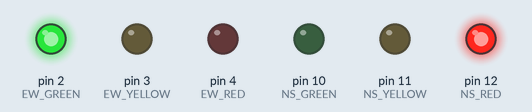
This sketch was run on a simulated Arduino Mega 2560, built with avr-gcc and run on an emulated ATmega2560. On the bench: output pins drawn as LEDs (lit = HIGH).

Above: at 2.5 s.
At 6.0 s:
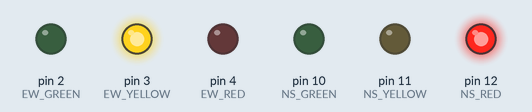
At 7.5 s:
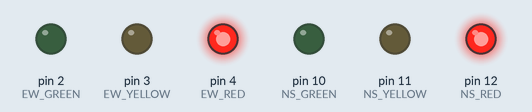
At 10.0 s:
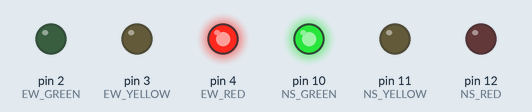
At 13.0 s:
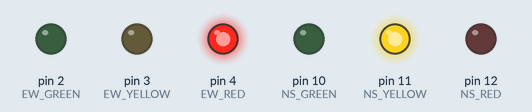
Timing chart, 0 to 19.5 s (numbered marks = the images above):
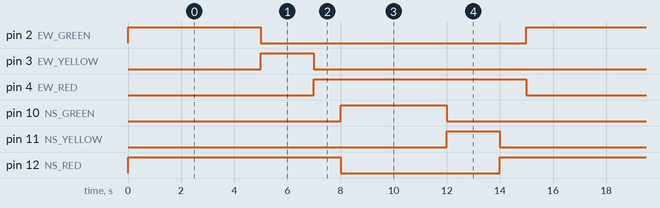

Measured:
- by itself, pin 2 (EW_GREEN): alternates HIGH for 5.0 s and LOW for 10.0 s
- by itself, pin 3 (EW_YELLOW), pin 11 (NS_YELLOW): alternates HIGH for 2.0 s and LOW for 13.0 s
- by itself, pin 4 (EW_RED): alternates HIGH for 8.0 s and LOW for 7.0 s
- by itself, pin 10 (NS_GREEN): alternates HIGH for 4.0 s and LOW for 11.0 s
- by itself, pin 12 (NS_RED): alternates HIGH for 9.0 s and LOW for 6.0 s

The sketch:

traffic.ino
```cpp
/*
 * Program:  traffic.ino
 * Purpose:  demonstrate timings on arduino with a traffic light controller
 */

/* output pins for East-West lights */
#define EW_GREEN  2
#define EW_YELLOW 3
#define EW_RED    4

/* output pins for North-South lights */
#define NS_GREEN  10
#define NS_YELLOW 11
#define NS_RED    12

/* values of the lights */
#define OFF 0
#define ON  1

/* value for delay function */
#define ONE_SECOND 1000

/* function prototypes */
void setLightsEastWest(int green, int yellow, int red);
void setLightsNorthSouth(int green, int yellow, int red);

/* initialization */
void setup(void)
{
	pinMode(EW_GREEN, OUTPUT);
	pinMode(EW_YELLOW, OUTPUT);
	pinMode(EW_RED, OUTPUT);

	pinMode(NS_GREEN, OUTPUT);
	pinMode(NS_YELLOW, OUTPUT);
	pinMode(NS_RED, OUTPUT);
}

/* control loop */
void loop(void)
{
	/* EW Green, NS Red for 5 seconds */
	setLightsEastWest(ON, OFF, OFF);
	setLightsNorthSouth(OFF, OFF, ON);
	delay(5 * ONE_SECOND);

	/* EW Yellow for 2 seconds */
	setLightsEastWest(OFF, ON, OFF);
	setLightsNorthSouth(OFF, OFF, ON);
	delay(2 * ONE_SECOND);

	/* Red for one second */
	setLightsEastWest(OFF, OFF, ON);
	setLightsNorthSouth(OFF, OFF, ON);
	delay(ONE_SECOND);

	/* EW Red, NS Green for 4 seconds */
	setLightsEastWest(OFF, OFF, ON);
	setLightsNorthSouth(ON, OFF, OFF);
	delay(4 * ONE_SECOND);

	/* NS Yellow for 2 seconds */
	setLightsEastWest(OFF, OFF, ON);
	setLightsNorthSouth(OFF, ON, OFF);
	delay(2 * ONE_SECOND);

	/* Red for one second */
	setLightsEastWest(OFF, OFF, ON);
	setLightsNorthSouth(OFF, OFF, ON);
	delay(ONE_SECOND);
}

/*
 * Set the values of the lights in the East-West direction.
 * The input parameters indicate the value to the written to
 * the corresponding light.
 */
void setLightsEastWest(int green, int yellow, int red)
{
	digitalWrite(EW_GREEN, green);
	digitalWrite(EW_YELLOW, yellow);
	digitalWrite(EW_RED, red);
}

/*
 * Set the values of the lights in the North-South direction.
 * The input parameters indicate the value to the written to the
 * corresponding light.
 */
void setLightsNorthSouth(int green, int yellow, int red)
{
	digitalWrite(NS_GREEN, green);
	digitalWrite(NS_YELLOW, yellow);
	digitalWrite(NS_RED, red);
}
```

DisplayWrite.c
```cpp
/**
 * Implementation details for displayWrite(...) function
 *
 * Sequentially sets and displays content on a set of eight 7-segment displays,
 * multiplexing with fast period such that content looks static due to
 * persistence of vision.
 *
 * Timing is controlled through Timer1 and its associated ISR
 *
 * Content is shifted out through a pair of 74HC595 shift registers
 * See schematic layout for wiring details
 *
 */
#include "DisplayWrite.h"
#include <Arduino.h>
#include <stdint.h>

/*
 * Faster digital write using AVR commands
 *
 * Optimized digital functions for AVR microcontrollers
 * by Watterott electronic (www.watterott.com)
 * based on http://code.google.com/p/digitalwritefast
 */

#ifndef __digitalWriteFast_h_
#define __digitalWriteFast_h_ 1

/* general macros/defines */
#ifndef BIT_READ
# define BIT_READ(value, bit)            ((value) &   (1UL << (bit)))
#endif
#ifndef BIT_SET
# define BIT_SET(value, bit)             ((value) |=  (1UL << (bit)))
#endif
#ifndef BIT_CLEAR
# define BIT_CLEAR(value, bit)           ((value) &= ~(1UL << (bit)))
#endif
#ifndef BIT_WRITE
# define BIT_WRITE(value, bit, bitvalue) (bitvalue ? BIT_SET(value, bit) : BIT_CLEAR(value, bit))
#endif

#ifndef SWAP
#define SWAP(x,y) do{ (x)=(x)^(y); (y)=(x)^(y); (x)=(x)^(y); }while(0)
#endif

#ifndef DEC
# define DEC (10)
#endif
#ifndef HEX
# define HEX (16)
#endif
#ifndef OCT
# define OCT (8)
#endif
#ifndef BIN
# define BIN (2)
#endif


/* workarounds for ARM microcontrollers */
#if (!defined(__AVR__) || defined(ARDUINO_ARCH_SAM))
#ifndef PROGMEM
# define PROGMEM
#endif
#ifndef PGM_P
# define PGM_P const char *
#endif
#ifndef PSTR
# define PSTR(str) (str)
#endif

#ifndef memcpy_P
# define memcpy_P(dest, src, num) memcpy((dest), (src), (num))
#endif
#ifndef strcpy_P
# define strcpy_P(dst, src)       strcpy((dst), (src))
#endif
#ifndef strcat_P
# define strcat_P(dst, src)       strcat((dst), (src))
#endif
#ifndef strcmp_P
# define strcmp_P(a, b)           strcmp((a), (b))
#endif
#ifndef strcasecmp_P
# define strcasecmp_P(a, b)       strcasecmp((a), (b))
#endif
#ifndef strncmp_P
# define strncmp_P(a, b, n)       strncmp((a), (b), (n))
#endif
#ifndef strncasecmp_P
# define strncasecmp_P(a, b, n)   strncasecmp((a), (b), (n))
#endif
#ifndef strstr_P
# define strstr_P(a, b)           strstr((a), (b))
#endif
#ifndef strlen_P
# define strlen_P(a)              strlen((a))
#endif
#ifndef sprintf_P
# define sprintf_P(s, f, ...)     sprintf((s), (f), __VA_ARGS__)
#endif

#ifndef pgm_read_byte
# define pgm_read_byte(addr)      (*(const unsigned char *)(addr))
#endif
#ifndef pgm_read_word
# define pgm_read_word(addr)      (*(const unsigned short *)(addr))
#endif
#ifndef pgm_read_dword
# define pgm_read_dword(addr)     (*(const unsigned long *)(addr))
#endif

#endif


/* digital functions */
/*#ifndef digitalPinToPortReg */
#define SPI_SW_SS_PIN   (10) /* SS on Uno (for software SPI)   */
#define SPI_SW_MOSI_PIN (11) /* MOSI on Uno (for software SPI) */
#define SPI_SW_MISO_PIN (12) /* MISO on Uno (for software SPI) */
#define SPI_SW_SCK_PIN  (13) /* SCK on Uno (for software SPI) */


/* --- Arduino Due --- */
#if (defined(ARDUINO_SAM_DUE) || defined(__SAM3X8E__))

#define UART_RX_PIN     (0)
#define UART_TX_PIN     (1)

#define I2C_SDA_PIN     (20)
#define I2C_SCL_PIN     (21)

#define SPI_HW_SS_PIN   (78) /* SS0:77, SS1:87, SS2:86, SS3:78 */
#define SPI_HW_MOSI_PIN (75) /* 75 */
#define SPI_HW_MISO_PIN (74) /* 74 */
#define SPI_HW_SCK_PIN  (76) /* 76 */


/* --- Arduino Zero --- */
#elif (defined(ARDUINO_SAM_ZERO) || defined(__SAMD21G18A__))

#define UART_RX_PIN     (0)
#define UART_TX_PIN     (1)

#define I2C_SDA_PIN     (16)
#define I2C_SCL_PIN     (17)

#define SPI_HW_SS_PIN   (14) /* 14 */
#define SPI_HW_MOSI_PIN (21) /* 21 */
#define SPI_HW_MISO_PIN (18) /* 18 */
#define SPI_HW_SCK_PIN  (20) /* 20 */


/*  --- Arduino Mega --- */
#elif (defined(ARDUINO_AVR_MEGA) || \
       defined(ARDUINO_AVR_MEGA1280) || \
       defined(ARDUINO_AVR_MEGA2560) || \
       defined(__AVR_ATmega1280__) || \
       defined(__AVR_ATmega1281__) || \
       defined(__AVR_ATmega2560__) || \
       defined(__AVR_ATmega2561__))

#define UART_RX_PIN     (0) /* PE0 */
#define UART_TX_PIN     (1) /* PE1 */

#define I2C_SDA_PIN     (20)
#define I2C_SCL_PIN     (21)

#define SPI_HW_SS_PIN   (53) /* PB0 */
#define SPI_HW_MOSI_PIN (51) /* PB2 */
#define SPI_HW_MISO_PIN (50) /* PB3 */
#define SPI_HW_SCK_PIN  (52) /* PB1 */

#define __digitalPinToPortReg(P) \
(((P) >= 22 && (P) <= 29) ? &PORTA : \
((((P) >= 10 && (P) <= 13) || ((P) >= 50 && (P) <= 53)) ? &PORTB : \
(((P) >= 30 && (P) <= 37) ? &PORTC : \
((((P) >= 18 && (P) <= 21) || (P) == 38) ? &PORTD : \
((((P) >= 0 && (P) <= 3) || (P) == 5) ? &PORTE : \
(((P) >= 54 && (P) <= 61) ? &PORTF : \
((((P) >= 39 && (P) <= 41) || (P) == 4) ? &PORTG : \
((((P) >= 6 && (P) <= 9) || (P) == 16 || (P) == 17) ? &PORTH : \
(((P) == 14 || (P) == 15) ? &PORTJ : \
(((P) >= 62 && (P) <= 69) ? &PORTK : &PORTL))))))))))

#define __digitalPinToDDRReg(P) \
(((P) >= 22 && (P) <= 29) ? &DDRA : \
((((P) >= 10 && (P) <= 13) || ((P) >= 50 && (P) <= 53)) ? &DDRB : \
(((P) >= 30 && (P) <= 37) ? &DDRC : \
((((P) >= 18 && (P) <= 21) || (P) == 38) ? &DDRD : \
((((P) >= 0 && (P) <= 3) || (P) == 5) ? &DDRE : \
(((P) >= 54 && (P) <= 61) ? &DDRF : \
((((P) >= 39 && (P) <= 41) || (P) == 4) ? &DDRG : \
((((P) >= 6 && (P) <= 9) || (P) == 16 || (P) == 17) ? &DDRH : \
(((P) == 14 || (P) == 15) ? &DDRJ : \
(((P) >= 62 && (P) <= 69) ? &DDRK : &DDRL))))))))))

#define __digitalPinToPINReg(P) \
(((P) >= 22 && (P) <= 29) ? &PINA : \
((((P) >= 10 && (P) <= 13) || ((P) >= 50 && (P) <= 53)) ? &PINB : \
(((P) >= 30 && (P) <= 37) ? &PINC : \
((((P) >= 18 && (P) <= 21) || (P) == 38) ? &PIND : \
((((P) >= 0 && (P) <= 3) || (P) == 5) ? &PINE : \
(((P) >= 54 && (P) <= 61) ? &PINF : \
((((P) >= 39 && (P) <= 41) || (P) == 4) ? &PING : \
((((P) >= 6 && (P) <= 9) || (P) == 16 || (P) == 17) ? &PINH : \
(((P) == 14 || (P) == 15) ? &PINJ : \
(((P) >= 62 && (P) <= 69) ? &PINK : &PINL))))))))))

#define __digitalPinToBit(P) \
(((P) >=  7 && (P) <=  9) ? (P) - 3 : \
(((P) >= 10 && (P) <= 13) ? (P) - 6 : \
(((P) >= 22 && (P) <= 29) ? (P) - 22 : \
(((P) >= 30 && (P) <= 37) ? 37 - (P) : \
(((P) >= 39 && (P) <= 41) ? 41 - (P) : \
(((P) >= 42 && (P) <= 49) ? 49 - (P) : \
(((P) >= 50 && (P) <= 53) ? 53 - (P) : \
(((P) >= 54 && (P) <= 61) ? (P) - 54 : \
(((P) >= 62 && (P) <= 69) ? (P) - 62 : \
(((P) == 0 || (P) == 15 || (P) == 17 || (P) == 21) ? 0 : \
(((P) == 1 || (P) == 14 || (P) == 16 || (P) == 20) ? 1 : \
(((P) == 19) ? 2 : \
(((P) == 5 || (P) == 6 || (P) == 18) ? 3 : \
(((P) == 2) ? 4 : \
(((P) == 3 || (P) == 4) ? 5 : 7)))))))))))))))


/*  --- Arduino 644 --- */
#elif (defined(__AVR_ATmega644__) || \
       defined(__AVR_ATmega644P__))

#define UART_RX_PIN     (8) /* PD0 */
#define UART_TX_PIN     (9) /* PD1 */

#define I2C_SDA_PIN     (17) /* PC1 */
#define I2C_SCL_PIN     (16) /* PC0 */

#define SPI_HW_SS_PIN   (4) /* PB4 */
#define SPI_HW_MOSI_PIN (5) /* PB5 */
#define SPI_HW_MISO_PIN (6) /* PB6 */
#define SPI_HW_SCK_PIN  (7) /* PB7 */

#define __digitalPinToPortReg(P) \
(((P) >= 0 && (P) <= 7) ? &PORTB : (((P) >= 8 && (P) <= 15) ? &PORTD : (((P) >= 16 && (P) <= 23) ? &PORTC : &PORTA)))
#define __digitalPinToDDRReg(P) \
(((P) >= 0 && (P) <= 7) ? &DDRB : (((P) >= 8 && (P) <= 15) ? &DDRD : (((P) >= 8 && (P) <= 15) ? &DDRC : &DDRA)))
#define __digitalPinToPINReg(P) \
(((P) >= 0 && (P) <= 7) ? &PINB : (((P) >= 8 && (P) <= 15) ? &PIND : (((P) >= 8 && (P) <= 15) ? &PINC : &PINA)))
#define __digitalPinToBit(P) \
(((P) >= 0 && (P) <= 7) ? (P) : (((P) >= 8 && (P) <= 15) ? (P) - 8 : (((P) >= 16 && (P) <= 23) ? (P) - 16 : (P) - 24)))


/*  --- Arduino Leonardo --- */
#elif (defined(ARDUINO_AVR_LEONARDO) || \
       defined(__AVR_ATmega16U4__) || \
       defined(__AVR_ATmega32U4__))

#define UART_RX_PIN     (0) /* PD2 */
#define UART_TX_PIN     (1) /* PD3 */

#define I2C_SDA_PIN     (2) /* PD1 */
#define I2C_SCL_PIN     (3) /* PD0 */

#define SPI_HW_SS_PIN   (17) /* PB0 */
#define SPI_HW_MOSI_PIN (16) /* PB2 */
#define SPI_HW_MISO_PIN (14) /* PB3 */
#define SPI_HW_SCK_PIN  (15) /* PB1 */

#define __digitalPinToPortReg(P) \
((((P) >= 0 && (P) <= 4) || (P) == 6 || (P) == 12 || (P) == 24 || (P) == 25 || (P) == 29) ? &PORTD : (((P) == 5 || (P) == 13) ? &PORTC : (((P) >= 18 && (P) <= 23)) ? &PORTF : (((P) == 7) ? &PORTE : &PORTB)))
#define __digitalPinToDDRReg(P) \
((((P) >= 0 && (P) <= 4) || (P) == 6 || (P) == 12 || (P) == 24 || (P) == 25 || (P) == 29) ? &DDRD : (((P) == 5 || (P) == 13) ? &DDRC : (((P) >= 18 && (P) <= 23)) ? &DDRF : (((P) == 7) ? &DDRE : &DDRB)))
#define __digitalPinToPINReg(P) \
((((P) >= 0 && (P) <= 4) || (P) == 6 || (P) == 12 || (P) == 24 || (P) == 25 || (P) == 29) ? &PIND : (((P) == 5 || (P) == 13) ? &PINC : (((P) >= 18 && (P) <= 23)) ? &PINF : (((P) == 7) ? &PINE : &PINB)))
#define __digitalPinToBit(P) \
(((P) >= 8 && (P) <= 11) ? (P) - 4 : (((P) >= 18 && (P) <= 21) ? 25 - (P) : (((P) == 0) ? 2 : (((P) == 1) ? 3 : (((P) == 2) ? 1 : (((P) == 3) ? 0 : (((P) == 4) ? 4 : (((P) == 6) ? 7 : (((P) == 13) ? 7 : (((P) == 14) ? 3 : (((P) == 15) ? 1 : (((P) == 16) ? 2 : (((P) == 17) ? 0 : (((P) == 22) ? 1 : (((P) == 23) ? 0 : (((P) == 24) ? 4 : (((P) == 25) ? 7 : (((P) == 26) ? 4 : (((P) == 27) ? 5 : 6 )))))))))))))))))))


/*  --- Arduino Uno --- */
#elif (defined(ARDUINO_AVR_UNO) || \
       defined(ARDUINO_AVR_DUEMILANOVE) || \
       defined(__AVR_ATmega328__) || \
       defined(__AVR_ATmega328P__) || \
       defined(__AVR_ATmega328PB__))

#define UART_RX_PIN     (0) /* PD0 */
#define UART_TX_PIN     (1) /* PD1 */

#define I2C_SDA_PIN     (18) /* A4 */
#define I2C_SCL_PIN     (19) /* A5 */

#define SPI_HW_SS_PIN   (10) /* PB0 */
#define SPI_HW_MOSI_PIN (11) /* PB2 */
#define SPI_HW_MISO_PIN (12) /* PB3 */
#define SPI_HW_SCK_PIN  (13) /* PB1 */

#if defined(__AVR_ATmega328PB__)
#define __digitalPinToPortReg(P) \
(((P) >= 0 && (P) <= 7) ? &PORTD : (((P) >= 8 && (P) <= 13) ? &PORTB : (((P) >= 14 && (P) <= 19) ? &PORTC : &PORTE)))
#define __digitalPinToDDRReg(P) \
(((P) >= 0 && (P) <= 7) ? &DDRD : (((P) >= 8 && (P) <= 13) ? &DDRB : (((P) >= 14 && (P) <= 19) ? &DDRC : &DDRE)))
#define __digitalPinToPINReg(P) \
(((P) >= 0 && (P) <= 7) ? &PIND : (((P) >= 8 && (P) <= 13) ? &PINB : (((P) >= 14 && (P) <= 19) ? &PINC : &PINE)))
#define __digitalPinToBit(P) \
(((P) >= 0 && (P) <= 7) ? (P) : (((P) >= 8 && (P) <= 13) ? (P) - 8 : (((P) >= 14 && (P) <= 19) ? (P) - 14 : (((P) >= 20 && (P) <= 21) ? (P) - 18 : (P) - 22))))
#else
#define __digitalPinToPortReg(P) \
(((P) >= 0 && (P) <= 7) ? &PORTD : (((P) >= 8 && (P) <= 13) ? &PORTB : &PORTC))
#define __digitalPinToDDRReg(P) \
(((P) >= 0 && (P) <= 7) ? &DDRD : (((P) >= 8 && (P) <= 13) ? &DDRB : &DDRC))
#define __digitalPinToPINReg(P) \
(((P) >= 0 && (P) <= 7) ? &PIND : (((P) >= 8 && (P) <= 13) ? &PINB : &PINC))
#define __digitalPinToBit(P) \
(((P) >= 0 && (P) <= 7) ? (P) : (((P) >= 8 && (P) <= 13) ? (P) - 8 : (P) - 14))
#endif


/*  --- Other --- */
#else

#define I2C_SDA_PIN     SDA
#define I2C_SCL_PIN     SCL

#define SPI_HW_SS_PIN   SS
#define SPI_HW_MOSI_PIN MOSI
#define SPI_HW_MISO_PIN MISO
#define SPI_HW_SCK_PIN  SCK


#endif
/* #endif  //#ifndef digitalPinToPortReg */


#ifndef digitalWriteFast
#if (defined(__AVR__) || defined(ARDUINO_ARCH_AVR))
#define digitalWriteFast(P, V) \
if (__builtin_constant_p(P) && __builtin_constant_p(V)) { \
  BIT_WRITE(*__digitalPinToPortReg(P), __digitalPinToBit(P), (V)); \
} else { \
  digitalWrite((P), (V)); \
}
#else
#define digitalWriteFast digitalWrite
#endif
#endif


#ifndef pinModeFast
#if (defined(__AVR__) || defined(ARDUINO_ARCH_AVR))
#define pinModeFast(P, V) \
if (__builtin_constant_p(P) && __builtin_constant_p(V)) { \
  BIT_WRITE(*__digitalPinToDDRReg(P), __digitalPinToBit(P), (V)); \
} else { \
  pinMode((P), (V)); \
}
#else
#define pinModeFast pinMode
#endif
#endif


#ifndef digitalReadFast
#if (defined(__AVR__) || defined(ARDUINO_ARCH_AVR))
#define digitalReadFast(P) ( (int) __digitalReadFast((P)) )
#define __digitalReadFast(P ) \
  (__builtin_constant_p(P) ) ? ( \
  ( BIT_READ(*__digitalPinToPINReg(P), __digitalPinToBit(P))) ) : \
  digitalRead((P))
#else
#define digitalReadFast digitalRead
#endif
#endif

#endif /* __digitalWriteFast_h_ */

#ifndef ARDUINO_TIMER1_H
#define ARDUINO_TIMER1_H

/* set period and callback of timer1 */
void setup_timer1(long us, void(*isr)(void));

#endif /* ARDUINO_TIMER1_H */

static void noop(void) {}

/* timer interrupt handler */
static void (*__timer1__isr)(void) = &noop;

void setup_timer1(long us, void(*isr)(void)) {

  /*  initialize Timer1 */
  cli();          /*  disable global interrupts */
  TCCR1A = 0;     /*  set entire TCCR1A register to 0 */
  TCCR1B = 0;     /*  same for TCCR1B */

  /*  turn on CTC mode */
  TCCR1B |= (1 << WGM12);

  /*  1024 prescaler */
  TCCR1B |= (1 << CS10);
  TCCR1B |= (1 << CS12);

  /*  each tick is 0.064 ms on 16MHz processor */
  OCR1A =  (uint16_t)((us*(F_CPU/1000000)+512)/1024-1);
  TIMSK1 |= (1 << OCIE1A);  /*  enable timer compare interrupt */

  __timer1__isr = isr;

  sei();   /*  enable global interrupts */
}

ISR(TIMER1_COMPA_vect) /*  timer compare interrupt service routine */
{
  (*__timer1__isr)();
}

#define DEFAULT_DATA_PIN  2
#define DEFAULT_CLOCK_PIN 3
#define DEFAULT_LATCH_PIN 4
#define DEFAULT_PERIOD    2000
#define NUM_DISPLAYS      8
#define NUM_BITS          8
#define FALSE 0
#define TRUE  1


static uint8_t __initialized = FALSE;   /* display initialized */
static long __period = DEFAULT_PERIOD;  /* display period for persistence */

/* pin IDs */
static uint8_t __clock_pin = DEFAULT_CLOCK_PIN;
static uint8_t __data_pin = DEFAULT_DATA_PIN;
static uint8_t __latch_pin = DEFAULT_LATCH_PIN;

/* data content and current display position */
static uint8_t __data[NUM_DISPLAYS];
static uint8_t __data_pos;

/* faster shift out function */
static void shiftOutFast(uint8_t dataPin, uint8_t clockPin, uint8_t bitOrder, uint8_t val)
{
  uint8_t i;

  for (i = 0; i < NUM_BITS; i++)  {
    if (bitOrder == LSBFIRST) {
      digitalWriteFast(dataPin, !!(val & (1 << i)));
    } else {
      digitalWriteFast(dataPin, !!(val & (1 << (NUM_BITS - 1 - i))));
    }

    digitalWriteFast(clockPin, HIGH);
    digitalWriteFast(clockPin, LOW);
  }
}

/* display next LED */
static void __display_next(void) {

  /*  latch down */
  digitalWriteFast(__latch_pin, LOW);

  /*  shift out data */
  shiftOutFast(__data_pin, __clock_pin, LSBFIRST, ~__data[__data_pos]);

  /*  shift out display activation */
  uint8_t act = 1 << __data_pos;
  shiftOutFast(__data_pin, __clock_pin, LSBFIRST, act);

  /*  latch up */
  digitalWriteFast(__latch_pin, HIGH);

  /*  next slot */
  __data_pos = (__data_pos + 1) % NUM_DISPLAYS;
}

/**
 * initialize if not already initialized
 */
static void __maybe_init(void) {
  if (!__initialized) {
    setupDisplay(DEFAULT_CLOCK_PIN, DEFAULT_DATA_PIN, DEFAULT_LATCH_PIN);
  }
}

void setupDisplay(int dataPin, int latchPin, int clockPin) {
  __period = DEFAULT_PERIOD;
  __clock_pin = (uint8_t)clockPin;
  __data_pin = (uint8_t)dataPin;
  __latch_pin = (uint8_t)latchPin;

  setup_timer1(__period, &__display_next);

  pinMode(__clock_pin, OUTPUT);
  pinMode(__data_pin, OUTPUT);
  pinMode(__latch_pin, OUTPUT);

  __initialized = TRUE;
}

void displayWrite(int data, int pos) {
  __maybe_init();
  if (pos >= 0 && pos < NUM_DISPLAYS) {
    __data[pos] = (uint8_t)data;
  }
}
```

DisplayWrite.h
```cpp
/**
 * Definition of displayWrite(...) function
 *
 * Allows persistent displaying of content to a set of eight 7-segment displays
 *
 * Content is shifted out through a pair of 74HC595 shift registers
 * See schematic layout for wiring details
 *
 */
#ifndef DISPLAYWRITE_ARDUINO_H
#define DISPLAYWRITE_ARDUINO_H

#ifdef __cplusplus
extern "C" {
#endif

/**
 * Initialize the displays with certain pins
 * @param dataPin   data pin
 * @param latchPin  latch pin
 * @param clockPin  clock pin
 */
void setupDisplay(int dataPin, int latchPin, int clockPin);

/**
 * Writes a character to the set of 8 displays
 * @param data 8-bit data value
 * @param pos  display position index
 */
void displayWrite(int data, int pos);

#ifdef __cplusplus
}
#endif

#endif /* DISPLAYWRITE_ARDUINO_H */
```
